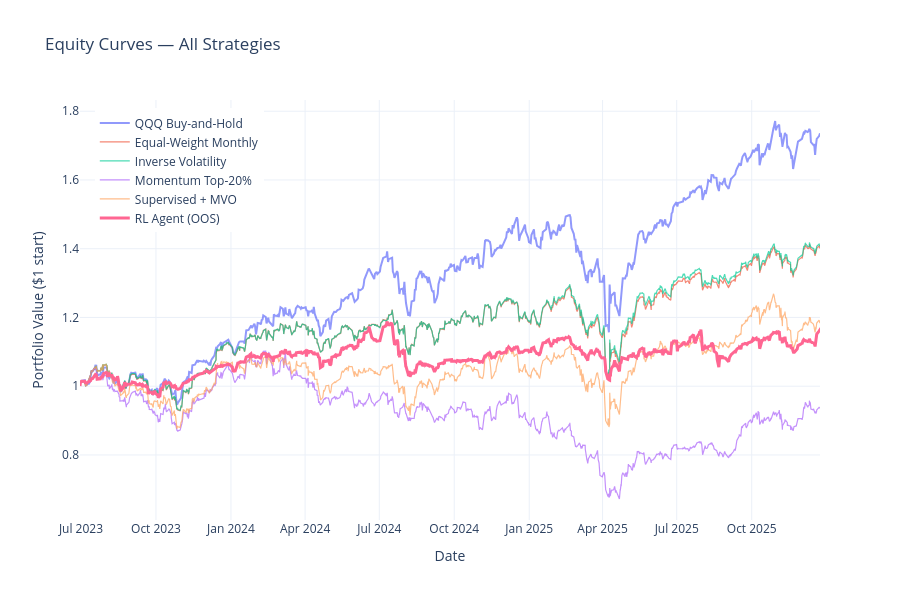

The code cell stored with this chart in its notebook:
### Markdown cell above
## 3. All Strategies Equity Chart

All strategies on the same OOS period.

### Code cell
fig = go.Figure()

# Baselines
for col in bl_equity.columns:
    fig.add_trace(go.Scatter(
        x=bl_equity.index, y=bl_equity[col], name=col, mode="lines",
        line=dict(color=get_color(col), width=2.0 if "QQQ" in col else 1.2), opacity=0.7))

# RL Agent
if rl_available:
    fig.add_trace(go.Scatter(
        x=rl_equity.index, y=rl_equity["RL Agent"],
        name="RL Agent (OOS)", mode="lines",
        line=dict(color=COLORS["RL Agent"], width=3.0)))

fig.update_layout(
    title="Equity Curves — All Strategies",
    xaxis_title="Date", yaxis_title="Portfolio Value ($1 start)",
    template="plotly_white", height=600,
    legend=dict(x=0.02, y=0.98), hovermode="x unified")
if SAVE_PLOTS: fig.write_html(f"{RESULTS_DIR}/plot_equity_all.html")
fig.show()

### Figure 1 — Plotly figure (JSON) as saved in the notebook; plotly's stock layout.template omitted (floating-point values rounded to 4 significant figures; data arrays with more than 128 entries replaced by an {"elided": "..."} marker saying what was removed)
{"data": [{"line": {"color": "#636EFA", "width": 2}, "mode": "lines", "name": "QQQ Buy-and-Hold", "opacity": 0.7, "type": "scatter", "x": {"elided": "1234 str values"}, "y": {"elided": "1234 float values"}}, {"line": {"color": "#EF553B", "width": 1.2}, "mode": "lines", "name": "Equal-Weight Monthly", "opacity": 0.7, "type": "scatter", "x": {"elided": "1234 str values"}, "y": {"elided": "1234 float values"}}, {"line": {"color": "#00CC96", "width": 1.2}, "mode": "lines", "name": "Inverse Volatility", "opacity": 0.7, "type": "scatter", "x": {"elided": "1234 str values"}, "y": {"elided": "1234 float values"}}, {"line": {"color": "#AB63FA", "width": 1.2}, "mode": "lines", "name": "Momentum Top-20%", "opacity": 0.7, "type": "scatter", "x": {"elided": "1234 str values"}, "y": {"elided": "1234 float values"}}, {"line": {"color": "#FFA15A", "width": 1.2}, "mode": "lines", "name": "Supervised + MVO", "opacity": 0.7, "type": "scatter", "x": {"elided": "1234 str values"}, "y": {"elided": "1234 float values"}}, {"line": {"color": "#FF6692", "width": 3}, "mode": "lines", "name": "RL Agent (OOS)", "type": "scatter", "x": {"elided": "1189 str values"}, "y": {"elided": "1189 float values"}}], "layout": {"height": 600, "hovermode": "x unified", "legend": {"x": 0.02, "y": 0.98}, "title": {"text": "Equity Curves — All Strategies"}, "xaxis": {"title": {"text": "Date"}}, "yaxis": {"title": {"text": "Portfolio Value ($1 start)"}}}}
